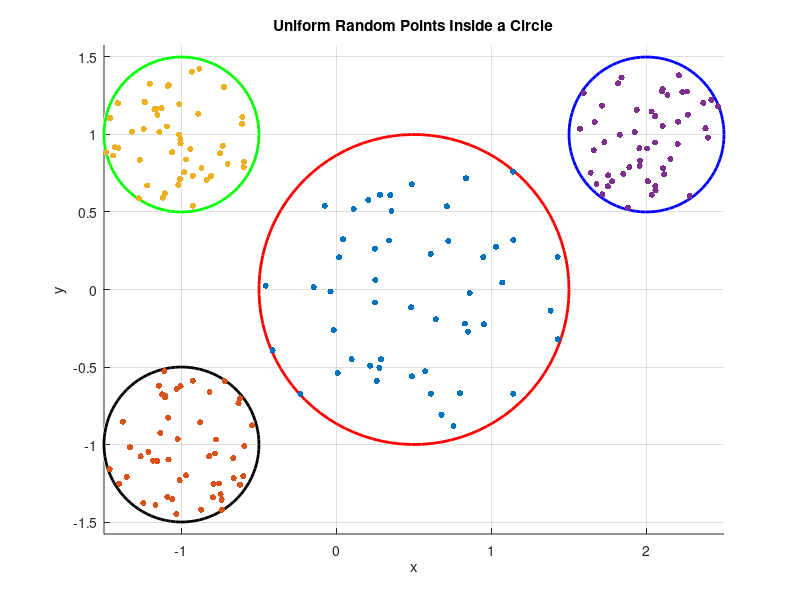

MATLAB code for this plot: (Note: this script raises an error after producing the figure.)
% Generate uniform random points inside a circle
close all
clear all
clc

% c: center [cx cy]
% r: radius
% N: number of random samples

c1 = [0.5 0];   % example center
r1 = 1;       % example radius
N = 50;     % number of points to generate

% Random angle uniformly distributed between 0 and 2?
theta1 = 2*pi*rand(N,1);

% Correct uniform radius sampling: sqrt ensures uniform area distribution
rho1 = r1 * sqrt(rand(N,1));

% Generate points inside the circle
x1 = c1(1) + rho1 .* cos(theta1);
y1 = c1(2) + rho1 .* sin(theta1);


c2 = [-1 -1];   % example center
r2 = 0.5;       % example radius
N = 50;     % number of points to generate

% Random angle uniformly distributed between 0 and 2?
theta2 = 2*pi*rand(N,1);

% Correct uniform radius sampling: sqrt ensures uniform area distribution
rho2 = r2 * sqrt(rand(N,1));

% Generate points inside the circle
x2 = c2(1) + rho2 .* cos(theta2);
y2 = c2(2) + rho2 .* sin(theta2);



c3 = [-1 1];   % example center
r3 = 0.5;       % example radius
N = 50;     % number of points to generate

% Random angle uniformly distributed between 0 and 2?
theta3 = 2*pi*rand(N,1);

% Correct uniform radius sampling: sqrt ensures uniform area distribution
rho3 = r3 * sqrt(rand(N,1));

% Generate points inside the circle
x3 = c3(1) + rho3 .* cos(theta3);
y3 = c3(2) + rho3 .* sin(theta3);


c4 = [2 1];   % example center
r4 = 0.5;       % example radius
N = 50;     % number of points to generate

% Random angle uniformly distributed between 0 and 2?
theta4 = 2*pi*rand(N,1);

% Correct uniform radius sampling: sqrt ensures uniform area distribution
rho4 = r4 * sqrt(rand(N,1));

% Generate points inside the circle
x4 = c4(1) + rho4 .* cos(theta4);
y4 = c4(2) + rho4 .* sin(theta4);

% Visualization
figure; hold on; axis equal; grid on;
scatter(x1, y1, 20, 'filled');
viscircles(c1, r1, 'Color','r'); % circle outline for reference

scatter(x2, y2, 20, 'filled');
viscircles(c2, r2, 'Color','k'); % circle outline for reference

scatter(x3, y3, 20, 'filled');
viscircles(c3, r3, 'Color','g'); % circle outline for reference

scatter(x4, y4, 20, 'filled');
viscircles(c4, r4, 'Color','b'); % circle outline for reference



title('Uniform Random Points Inside a Circle');
xlabel('x'); ylabel('y');


%% ADDED CODE

% ------------------------------------------------------------------------
% Tüm noktaları tek bir veri matrisi halinde birleştir
% ------------------------------------------------------------------------
X = [x1 y1;
     x2 y2;
     x3 y3;
     x4 y4];     % 200 x 2

% K-means parametreleri
k = 4;
maxIter = 100;

[idx, C, J_hist] = my_kmeans(X, k, maxIter);

% Sonucu görselleştir
figure; hold on; grid on; axis equal;
gscatter(X(:,1), X(:,2), idx);     % kümelere göre renklendir
plot(C(:,1), C(:,2), 'kx', 'MarkerSize', 12, 'LineWidth', 2);
title('k-means clustering result');
xlabel('x'); ylabel('y');
legend('Cluster 1','Cluster 2','Cluster 3','Cluster 4','Centroids','Location','best');

% Maliyet fonksiyonu (within-cluster sum of squares) iterasyona göre
figure; 
plot(J_hist,'-o'); grid on;
xlabel('Iteration'); ylabel('J = \Sigma ||x_i - c_{k(i)}||^2');
title('k-means objective vs iteration');
